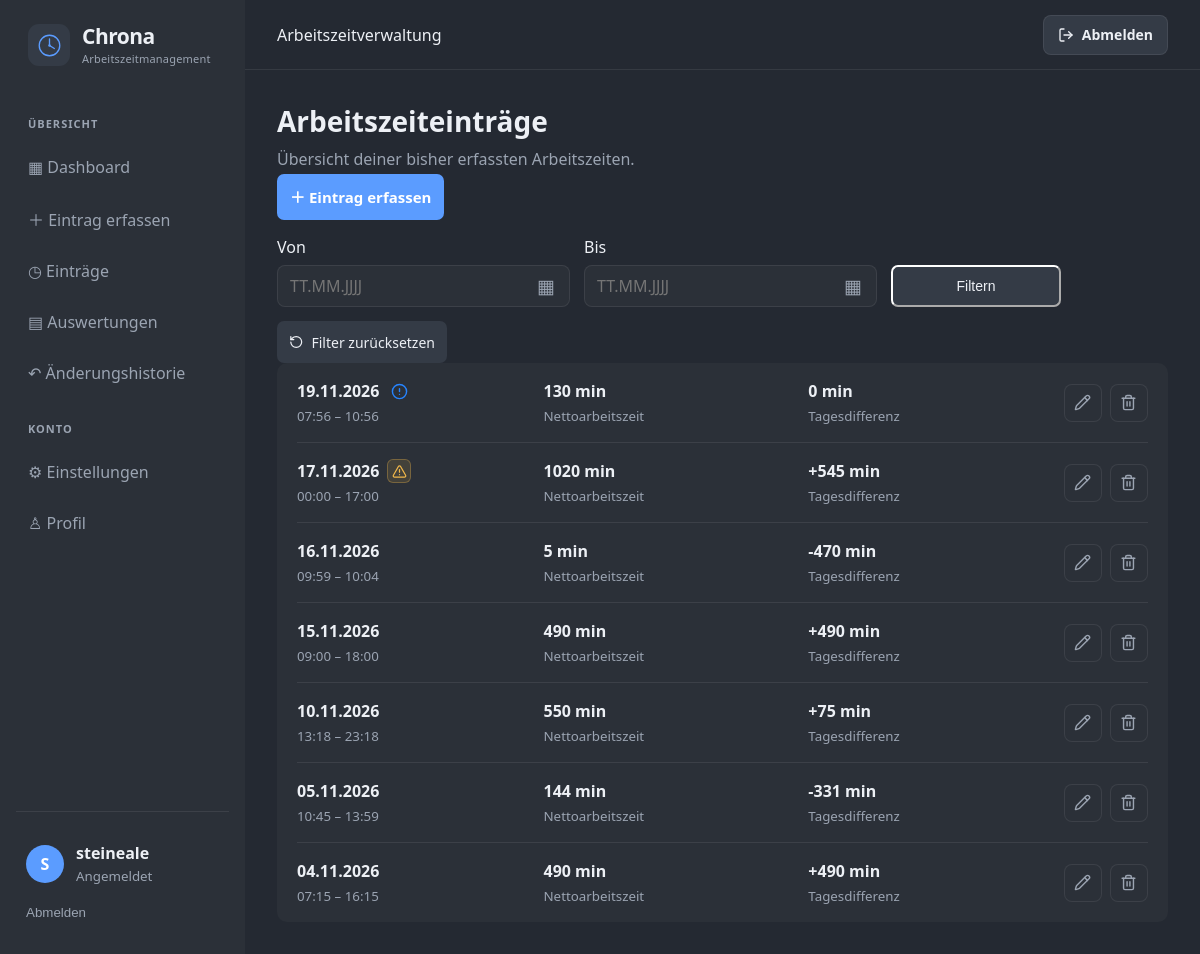
Screenshot of /eintraege/ (signed in) with the database file from the repository.
### arbeitszeit/models.py (models this page shows, shortened)
class ArbeitszeitEintrag(models.Model):
    benutzer = models.ForeignKey(
        settings.AUTH_USER_MODEL,
        on_delete=models.CASCADE,
        related_name="arbeitszeit_eintraege",
    )
    datum = models.DateField()
    startzeit = models.TimeField()
    endzeit = models.TimeField()
    fruehstueckspause = models.PositiveIntegerField(default=20)
    mittagspause = models.PositiveIntegerField(default=30)
    arbeitsminuten = models.IntegerField(default=0)
    sollminuten = models.IntegerField(default=0)
    differenzminuten = models.IntegerField(default=0)
    azv = models.BooleanField(default=False)
    notizen = models.TextField(blank=True)
    erstellt_am = models.DateTimeField(auto_now_add=True)
    geaendert_am = models.DateTimeField(auto_now=True)
    class Meta:
        ordering = ["-datum"]
        constraints = [
            UniqueConstraint(
                fields=["benutzer", "datum"],
                name="eintrag_pro_benutzer_und_tag",
            )
        ]

### arbeitszeit/views.py (the view)
# urls.py: path("eintraege/", views.eintraege, name="eintraege"),
@login_required
def eintraege(request):
    queryset = ArbeitszeitEintrag.objects.filter(benutzer=request.user)
    filter_von = request.GET.get("von", "")
    filter_bis = request.GET.get("bis", "")
    if filter_von:
        try:
            queryset = queryset.filter(datum__gte=date.fromisoformat(filter_von))
        except ValueError:
            filter_von = ""
    if filter_bis:
        try:
            queryset = queryset.filter(datum__lte=date.fromisoformat(filter_bis))
        except ValueError:
            filter_bis = ""
    eintraege = list(queryset.order_by("-datum"))
    for eintrag in eintraege:
        eintrag.warnung_lange_arbeitszeit = zeitspanne_ueber_warnungsgrenze(
            eintrag.startzeit,
            eintrag.endzeit,
        )
    return render(
        request,
        "arbeitszeit/eintraege.html",
        {
            "eintraege": eintraege,
            "filter_von": filter_von,
            "filter_bis": filter_bis,
        },
    )

### arbeitszeit/context_processors.py (called while the page is built)
def user_theme(request):
    if request.user.is_authenticated:
        profil = getattr(request.user, "profil", None)
        if profil:
            return {
                "user_theme": profil.theme
            }
    return {
        "user_theme": "Dunkel"
    }

### arbeitszeit/views.py (called while the page is built)
def zeitspanne_ueber_warnungsgrenze(startzeit, endzeit):
    start = datetime.combine(date.min, startzeit)
    ende = datetime.combine(date.min, endzeit)
    return ende - start > WARNUNGS_GRENZE_ARBEITSZEIT

### arbeitszeit/templates/arbeitszeit/eintraege.html (shortened to what this page needs)
{% extends "arbeitszeit/base.html" %}
{% load static %}
{% block content %}
<div class="page-header">
    <div>
        <h1>Arbeitszeiteinträge</h1>
        <p>Übersicht deiner bisher erfassten Arbeitszeiten.</p>
    </div>
    <a href="{% url 'eintrag_erfassen' %}"
       class="primary-button entry-create-button">
        ＋ Eintrag erfassen
    </a>
</div>
<form method="get" class="filter-bar">
    <label for="filter-von">
        Von
        <input
            type="date"
            id="filter-von"
            name="von"
            value="{{ filter_von }}"
        >
    </label>
    <label for="filter-bis">
        Bis
        <input
            type="date"
            id="filter-bis"
            name="bis"
            value="{{ filter_bis }}"
        >
    </label>
    <button class="secondary-button" type="submit">
        Filtern
    </button>
    <a href="{% url 'eintraege' %}" class="secondary-button filter-reset-button">
        <i data-lucide="rotate-ccw"></i>
        Filter zurücksetzen
    </a>
</form>
<div class="entry-list">
    {% for eintrag in eintraege %}
        <article class="entry-row">
            <div class="entry-main">
                <div class="entry-date-line">
                    <strong>{{ eintrag.datum|date:"d.m.Y" }}</strong>
                    {% if eintrag.azv or eintrag.warnung_lange_arbeitszeit %}
                    <span class="entry-indicators">
                    {% if eintrag.azv %}
                        <span
                            class="azv-indicator"
                            role="img"
                            aria-label="AZV: Tagesdifferenz ±0; Zeitkonto bleibt unverändert."
                            title="AZV – Arbeitszeitverkürzung: Die Tagesdifferenz bleibt unabhängig von der Arbeitszeit bei ±0. Das Zeitkonto ändert sich dadurch nicht."
                        >
                            <i data-lucide="circle-alert" aria-hidden="true"></i>
                        </span>
                    {% endif %}
                    {% if eintrag.warnung_lange_arbeitszeit %}
                        <button
                            type="button"
                            class="duration-warning-icon duration-warning-trigger"
                            aria-label="Warnung: Arbeitszeit länger als empfohlen. Optionen öffnen"
                            title="Arbeitszeit länger als empfohlen. Optionen öffnen"
                            data-entry-date="{{ eintrag.datum|date:'d.m.Y' }}"
                            data-edit-url="{% url 'eintrag_bearbeiten' eintrag.id %}"
                            data-delete-url="{% url 'eintrag_loeschen' eintrag.id %}"
                        >
                            <i data-lucide="triangle-alert" aria-hidden="true"></i>
                        </button>
                    {% endif %}
                    </span>
                    {% endif %}
                </div>
                <small>
                    {{ eintrag.startzeit|time:"H:i" }}
                    – {{ eintrag.endzeit|time:"H:i" }}
                </small>
            </div>
            <div class="entry-work">
                <strong>{{ eintrag.arbeitsminuten }} min</strong>
                <small>Nettoarbeitszeit</small>
            </div>
            <div class="entry-balance">
                <strong>
                    {% if eintrag.differenzminuten > 0 %}+{% endif %}{{ eintrag.differenzminuten }} min
                </strong>
                <small>Tagesdifferenz</small>
            </div>
            <div class="entry-actions">
                <a
                    href="{% url 'eintrag_bearbeiten' eintrag.id %}"
                    class="icon-button edit-button"
                    title="Eintrag bearbeiten"
                    aria-label="Eintrag vom {{ eintrag.datum|date:'d.m.Y' }} bearbeiten"
                >
                    <i data-lucide="pencil"></i>
                </a>
                <form
                    method="post"
                    action="{% url 'eintrag_loeschen' eintrag.id %}"
                    onsubmit="return confirm('Diesen Eintrag wirklich löschen?');"
                >
                    <button
                        type="submit"
                        class="icon-button delete-button"
                        title="Eintrag löschen"
                        aria-label="Eintrag vom {{ eintrag.datum|date:'d.m.Y' }} löschen"
                    >
                        <i data-lucide="trash-2"></i>
                    </button>
                </form>
            </div>
        </article>
    {% endfor %}
</div>
{% endblock %}

### arbeitszeit/templates/arbeitszeit/base.html (shortened to what this page needs)
{% load static %}
<!DOCTYPE html>
<html lang="de" data-theme="{{ user_theme|default:'Dunkel' }}">
<head>
    <link rel="stylesheet" href="{% static 'arbeitszeit/style.css' %}">
</head>
<body>
{% if user.is_authenticated %}
<div class="app-layout">
    <aside class="sidebar">
        <a class="sidebar-brand" href="{% url 'dashboard' %}">
            <span class="brand-mark">
                <svg viewBox="0 0 48 48" aria-hidden="true">
                    <circle cx="24" cy="24" r="17"
                            fill="none"
                            stroke="currentColor"
                            stroke-width="2.2"/>
                    <path d="M24 13 V24 L32 29"
                        fill="none"
                        stroke="currentColor"
                        stroke-width="2.2"
                        stroke-linecap="round"
                        stroke-linejoin="round"/>
                    <circle cx="24" cy="24" r="2"
                            fill="currentColor"/>
                </svg>
            </span>
            <span class="brand-copy">
                <span class="brand-name">Chrona</span>
                <span class="brand-subtitle">Arbeitszeitmanagement</span>
            </span>
        </a>
        <nav class="sidebar-nav" id="sidebar-nav" aria-label="Hauptnavigation">
            <span class="nav-label">ÜBERSICHT</span>
            <a href="{% url 'dashboard' %}" class="nav-item">▦ Dashboard</a>
            <a href="{% url 'eintrag_erfassen' %}" class="nav-item">＋ Eintrag erfassen</a>
            <a href="{% url 'eintraege' %}" class="nav-item">◷ Einträge</a>
            <a href="{% url 'auswertungen' %}" class="nav-item">▤ Auswertungen</a>
            <a href="{% url 'historie' %}" class="nav-item">↶ Änderungshistorie</a>
            <span class="nav-label">KONTO</span>
            <a href="{% url 'einstellungen' %}" class="nav-item">⚙ Einstellungen</a>
            <a href="{% url 'profil' %}" class="nav-item">♙ Profil</a>
        </nav>
        <div class="sidebar-footer">
            <div class="user-info">
                <div class="user-avatar">{{ user.username|first|upper }}</div>
                <div><strong>{{ user.username }}</strong><small>Angemeldet</small></div>
            </div>
            <form method="post" action="{% url 'logout' %}">
                <button type="submit" class="logout-button">Abmelden</button>
            </form>
        </div>
    </aside>
    <main class="main-content">
        <header class="topbar">
            <span>Arbeitszeitverwaltung</span>
            <form
                method="post"
                action="{% url 'logout' %}"
                class="topbar-logout-form"
                onsubmit="return confirm('Möchtest du dich wirklich abmelden?');"
            >
                <button type="submit" class="topbar-logout-button">
                    <i data-lucide="log-out" aria-hidden="true"></i>
                    Abmelden
                </button>
            </form>
        </header>
        <section class="page-content">
            {% block content %}{% endblock %}
        </section>
    </main>
</div>
{% endif %}
</body>
</html>

### rows the page displays
ArbeitszeitEintrag: datum "19.11.2026", azv True (drawn), startzeit "07:56", endzeit "10:56", arbeitsminuten "130", differenzminuten "0"
ArbeitszeitEintrag: datum "17.11.2026", startzeit "00:00", endzeit "17:00", arbeitsminuten "1020", differenzminuten "545"
ArbeitszeitEintrag: datum "16.11.2026", startzeit "09:59", endzeit "10:04", arbeitsminuten "5", differenzminuten "-470"
ArbeitszeitEintrag: datum "15.11.2026", startzeit "09:00", endzeit "18:00", arbeitsminuten "490", differenzminuten "490"
ArbeitszeitEintrag: datum "10.11.2026", startzeit "13:18", endzeit "23:18", arbeitsminuten "550", differenzminuten "75"
ArbeitszeitEintrag: datum "05.11.2026", startzeit "10:45", endzeit "13:59", arbeitsminuten "144", differenzminuten "-331"
ArbeitszeitEintrag: datum "04.11.2026", startzeit "07:15", endzeit "16:15", arbeitsminuten "490", differenzminuten "490"

### other values shown
{{ user.username|first|upper }} "S"
{{ user.username }} "steineale"
